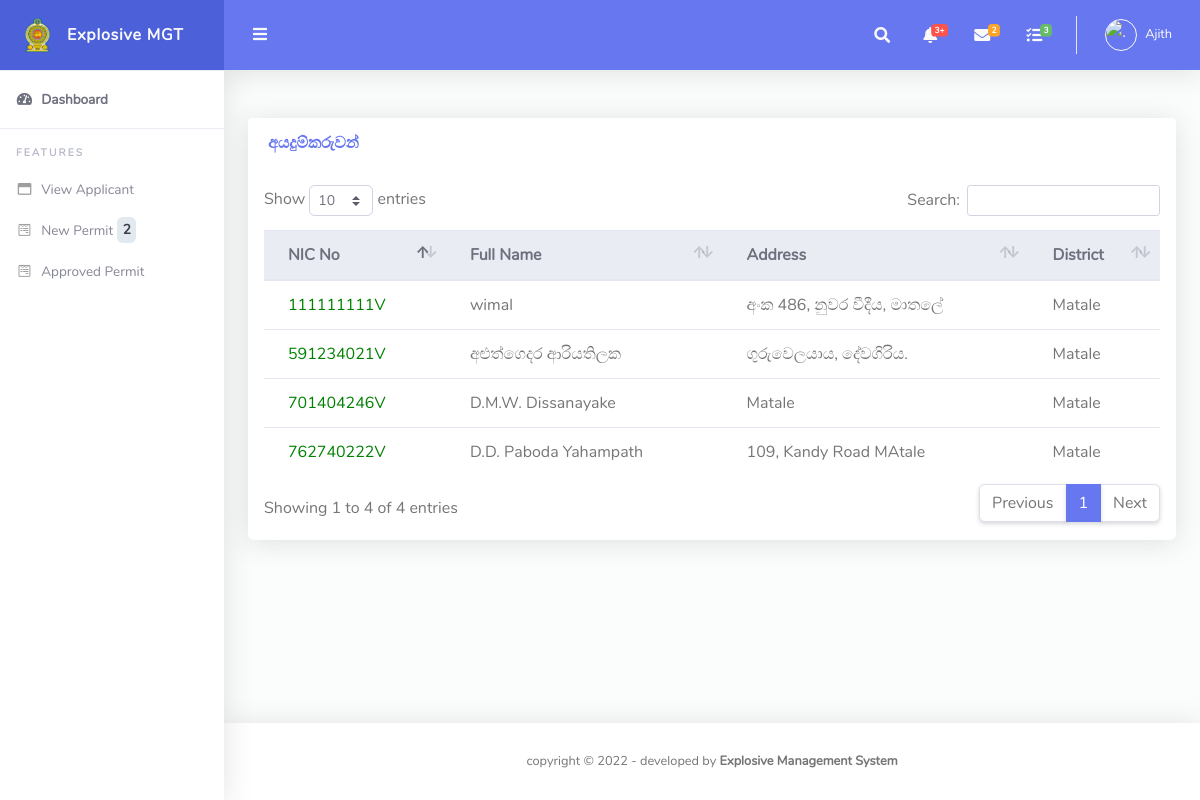
Page /users/ministry/view_table.php (signed in) on the committed database.
### tables this page shows
CREATE TABLE `users` (
  `id` int(11) NOT NULL,
  `fname` varchar(255) DEFAULT NULL,
  `lname` varchar(255) DEFAULT NULL,
  `email` varchar(255) DEFAULT NULL,
  `password` varchar(300) DEFAULT NULL,
  `contactno` varchar(11) DEFAULT NULL,
  `role` varchar(50) NOT NULL,
  `file_name` varchar(500) NOT NULL,
  `uploaded_on` date DEFAULT NULL,
  `district` varchar(500) NOT NULL,
  `nic` varchar(20) DEFAULT NULL
);

CREATE TABLE `applicant` (
  `id` int(11) NOT NULL,
  `nic` varchar(15) NOT NULL,
  `fullname` varchar(75) NOT NULL,
  `addres` varchar(150) NOT NULL,
  `disignation` varchar(75) NOT NULL,
  `anualIncome` decimal(10,0) NOT NULL,
  `age` int(11) DEFAULT NULL,
  `police` varchar(25) NOT NULL,
  `date` timestamp NOT NULL DEFAULT current_timestamp() ON UPDATE current_timestamp(),
  `mobile1` varchar(10) DEFAULT NULL,
  `mobile2` varchar(10) DEFAULT NULL,
  `district` varchar(50) NOT NULL
);

### users/ministry/view_table.php (the view, shortened to what this page needs)
<?php
require_once('../../include/config.php');
$query = $conn->query("SELECT * FROM applicant ORDER BY applicant.id DESC");
?>
<!DOCTYPE html>
<html lang="en">
<head>
  <link href="../../assets/vendor/fontawesome-free/css/all.min.css" rel="stylesheet" type="text/css">
  <link href="../../assets/vendor/bootstrap/css/bootstrap.min.css" rel="stylesheet" type="text/css">
  <link href="../../assets/css/ruang-admin.min.css" rel="stylesheet">
  <link href="../../assets/vendor/datatables/dataTables.bootstrap4.min.css" rel="stylesheet">
</head>
<body id="page-top">
  <div id="wrapper">
     <?php
   include 'include/sidebar.php';
   ?>
    <div id="content-wrapper" class="d-flex flex-column">
      <div id="content">
         <?php
		include 'include/header.php';
		?>
        <div class="container-fluid" id="container-wrapper">
          <div class="row">
            <div class="col-lg-12">
              <div class="card mb-4">
                <div class="card-header py-3 d-flex flex-row align-items-center justify-content-between">
                  <h6 class="m-0 font-weight-bold text-primary">අයදුම්කරුවන්</h6>
                </div>
                <div class="table-responsive p-3">
                  <table class="table align-items-center table-flush" id="dataTable">
                    <thead class="thead-light">
                            <tr>
                            <th>NIC No</th>
                                <th>Full Name</th>
                                <th>Address</th>
                                <th>District</th>
                            </tr>
                        </thead>
                        <tbody>
         <?php
if($query->num_rows>0){
while($row=$query->fetch_assoc()){
echo" <tr>
<td > <a href='aplicant_view.php?id=".$row["id"]."' > <span style=color:green> ". $row["nic"]. " </span></a></td>
";
echo "<td>". $row["fullname"]. "</td>
<td>". $row["addres"]. "</td>
<td>". $row["district"]. "</td>";
  }
}
else{
echo "No Details";
}
?>
            </tr>
                    </tbody>
                  </table>
                </div>
              </div>
            </div>
            </div>
        </div>
      </div>
       <?php include '../../include/footer.php';?>
    </div>
  </div>
</body>
</html>

### users/ministry/include/header.php (shortened to what this page needs)
<?php
      $uid =  $_SESSION["id"] ;
 $query5 = $conn->query("SELECT * from users  WHERE id = $uid ");
if($query5 !== false && $query5->num_rows > 0){
  while($row=$query5->fetch_assoc()){
  $imageURL='../../assets/img/logo/'.$row["file_name"];
  $role=$row["fname"];
  }
}
?>
<nav class="navbar navbar-expand navbar-light bg-navbar topbar mb-4 static-top">
          <button id="sidebarToggleTop" class="btn btn-link rounded-circle mr-3">
            <i class="fa fa-bars"></i>
          </button>
          <ul class="navbar-nav ml-auto">
            <li class="nav-item dropdown no-arrow">
              <a class="nav-link dropdown-toggle" href="#" id="searchDropdown" role="button" data-toggle="dropdown"
                aria-haspopup="true" aria-expanded="false">
                <i class="fas fa-search fa-fw"></i>
              </a>
            </li>
            <li class="nav-item dropdown no-arrow mx-1">
              <a class="nav-link dropdown-toggle" href="#" id="alertsDropdown" role="button" data-toggle="dropdown"
                aria-haspopup="true" aria-expanded="false">
                <i class="fas fa-bell fa-fw"></i>
                <span class="badge badge-danger badge-counter">3+</span>
              </a>
            </li>
            <li class="nav-item dropdown no-arrow mx-1">
              <a class="nav-link dropdown-toggle" href="#" id="messagesDropdown" role="button" data-toggle="dropdown"
                aria-haspopup="true" aria-expanded="false">
                <i class="fas fa-envelope fa-fw"></i>
                <span class="badge badge-warning badge-counter">2</span>
              </a>
            </li>
            <li class="nav-item dropdown no-arrow mx-1">
              <a class="nav-link dropdown-toggle" href="#" id="messagesDropdown" role="button" data-toggle="dropdown"
                aria-haspopup="true" aria-expanded="false">
                <i class="fas fa-tasks fa-fw"></i>
                <span class="badge badge-success badge-counter">3</span>
              </a>
            </li>
            <li class="nav-item dropdown no-arrow">
              <a class="nav-link dropdown-toggle" href="#" id="userDropdown" role="button" data-toggle="dropdown"
                aria-haspopup="true" aria-expanded="false">
              <?php  echo "<img class='img-profile rounded-circle' id='scream' width='50' height='50'src='$imageURL' alt='.'>"; ?>
                <span class="ml-2 d-none d-lg-inline text-white small"><?php echo $role; ?></span>
              </a>
            </li>
          </ul>
        </nav>

### rows in the picture
users: fname "Ajith"
applicant: nic "762740222V", fullname "D.D. Paboda Yahampath", addres "109, Kandy Road MAtale", district "Matale"
applicant: nic "111111111V", fullname "wimal", addres "අංක 486, නුවර වීදීය, මාතලේ", district "Matale"
applicant: nic "701404246V", fullname "D.M.W. Dissanayake", addres "Matale", district "Matale"
applicant: nic "591234021V", fullname "අළුත්ගෙදර ආරියතිලක", addres "ගුරුවෙලයාය, දේවගිරිය.", district "Matale"

### other values in the picture
$rowcount "2"
